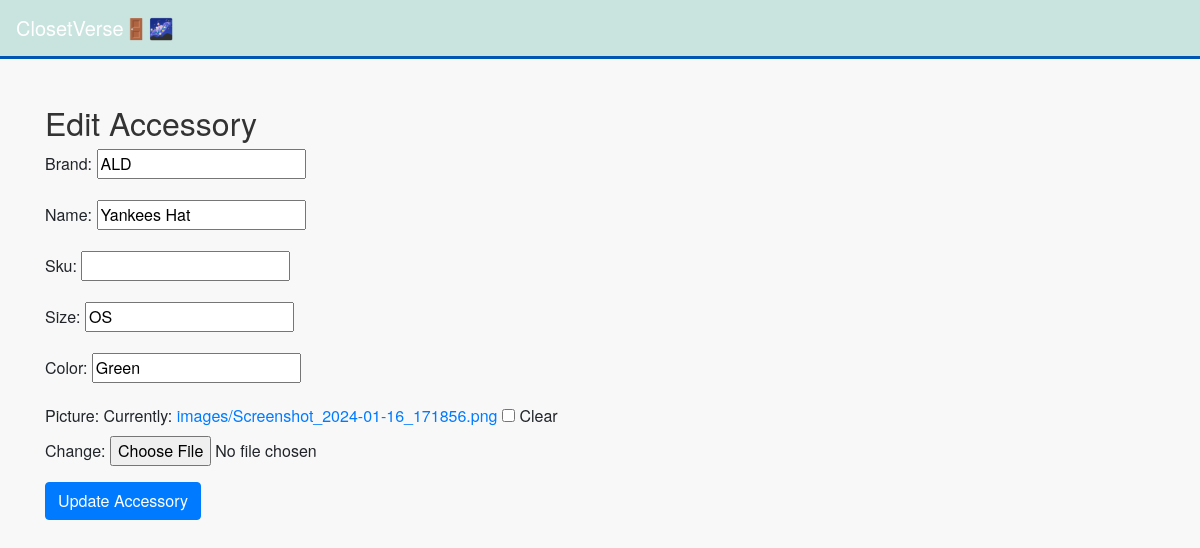
The page /accessories/edit/4/ on the database its author committed.
### outfits/models.py (models this page shows, shortened)
class Accessories(models.Model):
    brand = models.CharField(max_length=100)
    name = models.CharField(max_length=100)
    sku = models.CharField(max_length=100, blank=True, null=True)  # optional
    size = models.CharField(max_length=10, blank=True, null=True)  # optional
    color = models.CharField(max_length=30, blank=True, null=True, db_index=True) # optional, index on accessories color
    picture = models.ImageField(upload_to='images/', blank=True, null=True) # optional

### outfits/views.py (the view)
# urls.py: path('accessories/edit/<int:pk>/', views.edit_accessories, name='edit_accessories'),
def edit_accessories(request, pk):
    accessory = get_object_or_404(Accessories, pk=pk)
    if request.method == 'POST':
        form = AccessoriesForm(request.POST, request.FILES, instance=accessory)
        if form.is_valid():
            form.save()
            return redirect('list_accessories')
    else:
        form = AccessoriesForm(instance=accessory)
    return render(request, 'add_edit_accessories.html', {'form': form, 'edit_mode': True, 'item_id': pk})

### outfits/forms.py
class AccessoriesForm(forms.ModelForm):
    class Meta:
        model = Accessories
        fields = ['brand', 'name', 'sku', 'size', 'color', 'picture']

### outfits/templates/add_edit_accessories.html (shortened to what this page needs)
{% extends 'base.html' %}
{% block content %}
    <h2>{% if edit_mode %}Edit Accessory{% else %}Add New Accessory{% endif %}</h2>
    <form method="post" enctype="multipart/form-data">
        {{ form.as_p }}
        <button type="submit" class="btn btn-primary">{% if edit_mode %}Update{% else %}Add{% endif %} Accessory</button>
    </form>
{% endblock %}

### outfits/static/style.css (style rules this page uses)
body { background-color: #f8f9fa; font-family: 'Helvetica Neue', Helvetica, Arial, sans-serif; }
h1, h2, h3, h4, h5, h6 { color: #333; }
.btn-primary { background-color: #007bff; border-color: #007bff; }

### rows shown on the page
Accessories: brand "ALD", name "Yankees Hat", size "OS", color "Green"
